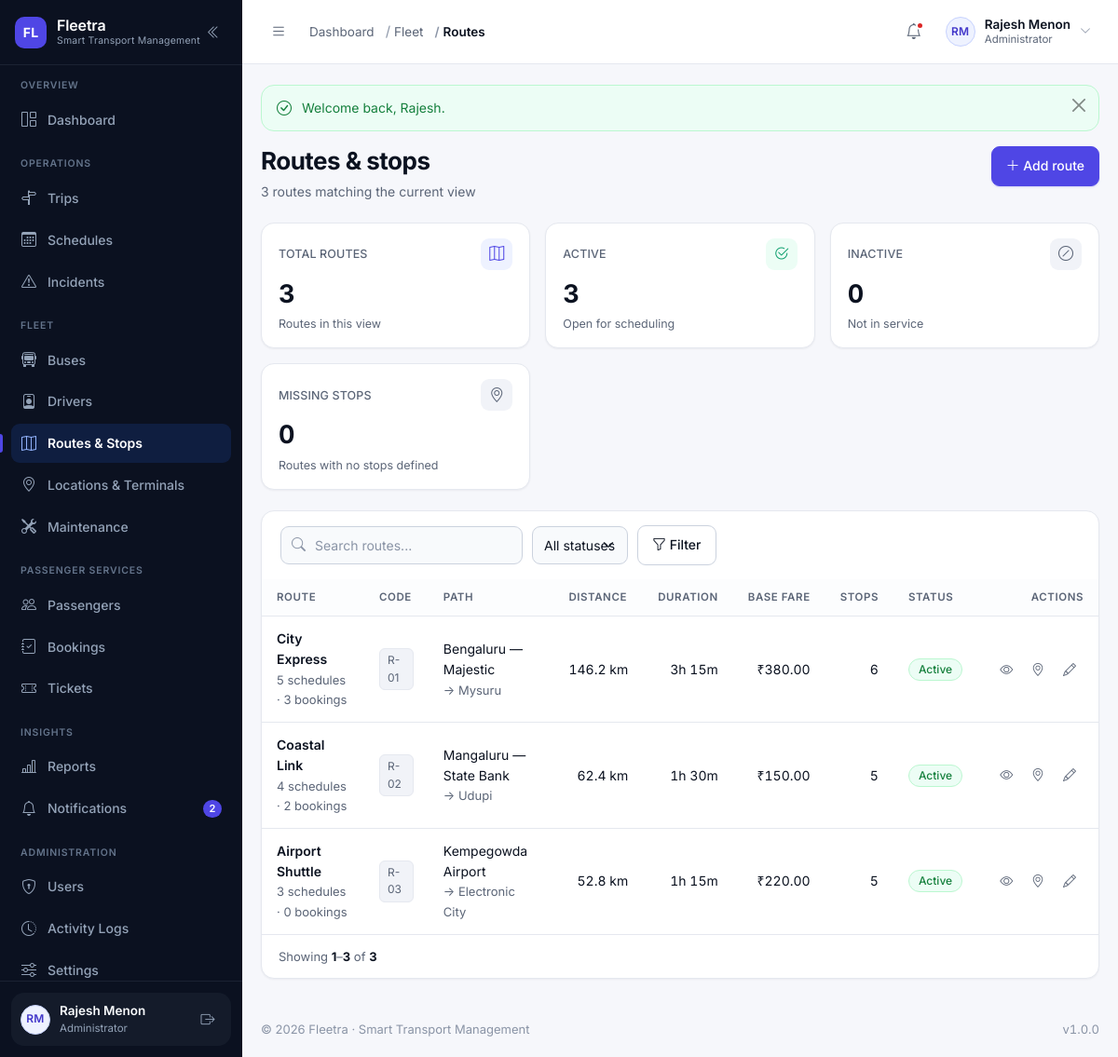
/modules/routes/index.php (signed in), run on the app's committed database.
### tables this page shows
CREATE TABLE users (
    id            INT UNSIGNED NOT NULL AUTO_INCREMENT,
    name          VARCHAR(120)  NOT NULL,
    email         VARCHAR(160)  NOT NULL,
    phone         VARCHAR(20)   DEFAULT NULL,
    password      VARCHAR(255)  NOT NULL COMMENT 'password_hash() output — never plain text',
    role          VARCHAR(30)   NOT NULL DEFAULT 'passenger'
                  COMMENT 'admin | manager | dispatcher | driver | passenger (VARCHAR so new roles need no migration)',
    profile_image VARCHAR(255)  DEFAULT NULL,
    status        ENUM('active','inactive','suspended','deleted') NOT NULL DEFAULT 'active',
    last_login    DATETIME      DEFAULT NULL,
    created_at    DATETIME      NOT NULL DEFAULT CURRENT_TIMESTAMP,
    updated_at    DATETIME      NOT NULL DEFAULT CURRENT_TIMESTAMP ON UPDATE CURRENT_TIMESTAMP,
    PRIMARY KEY (id),
    UNIQUE KEY uq_users_email (email),
    KEY idx_users_role (role),
    KEY idx_users_status (status)
);

CREATE TABLE routes (
    id                 INT UNSIGNED NOT NULL AUTO_INCREMENT,
    route_code         VARCHAR(20)  NOT NULL,
    route_name         VARCHAR(140) NOT NULL,
    source             VARCHAR(120) NOT NULL,
    destination        VARCHAR(120) NOT NULL,
    distance           DECIMAL(7,2) NOT NULL DEFAULT 0.00 COMMENT 'Kilometres',
    estimated_duration SMALLINT UNSIGNED NOT NULL DEFAULT 0 COMMENT 'Minutes',
    base_fare          DECIMAL(8,2) NOT NULL DEFAULT 0.00,
    status             ENUM('active','inactive') NOT NULL DEFAULT 'active',
    created_at         DATETIME     NOT NULL DEFAULT CURRENT_TIMESTAMP,
    updated_at         DATETIME     NOT NULL DEFAULT CURRENT_TIMESTAMP ON UPDATE CURRENT_TIMESTAMP,
    PRIMARY KEY (id),
    UNIQUE KEY uq_routes_code (route_code),
    KEY idx_routes_status (status),
    KEY idx_routes_source_destination (source, destination)
);

### modules/routes/index.php (the view, shortened to what the rows shown need)
<?php
require_once __DIR__ . '/../../includes/permissions.php';
require_permission('routes.view');
$canManage = can('routes.manage');
$search       = get('q');
$statusFilter = get('status');
$where  = [];
$params = [];
$whereSql = $where === [] ? '' : 'WHERE ' . implode(' AND ', $where);
$total = (int) db_value("SELECT COUNT(*) FROM routes r $whereSql", $params, 0);
$page  = paginate($total, 15);
$routes = db_all(
    "SELECT r.*,
            (SELECT COUNT(*) FROM stops s WHERE s.route_id = r.id) AS stop_count,
            (SELECT COUNT(*) FROM schedules sc WHERE sc.route_id = r.id) AS schedule_count,
            (SELECT COUNT(*) FROM bookings b
               JOIN schedules sc2 ON sc2.id = b.schedule_id
              WHERE sc2.route_id = r.id
                AND b.booking_status IN ('confirmed', 'completed')) AS booking_count
       FROM routes r
       $whereSql
      ORDER BY r.route_code
      LIMIT {$page['per_page']} OFFSET {$page['offset']}",
    $params
);
$hasFilters = $search !== '' || is_valid_option(route_status_options(), $statusFilter);
$addButton = $canManage
    ? '<a class="btn btn-primary" href="' . e(url('modules/routes/create.php')) . '">
           <i class="bi bi-plus-lg" aria-hidden="true"></i> Add route
       </a>'
    : '';
require __DIR__ . '/../../includes/header.php';
?>
<?= render_page_header(
    'Routes & stops',
    $total . ' route' . ($total === 1 ? '' : 's') . ' matching the current view',
    $addButton
) ?>
<div class="card-fl">
    <?php if ($routes === []): ?>
        <?= empty_state(
            $hasFilters ? 'No routes match these filters' : 'No routes created yet',
            $hasFilters
                ? 'Try a different search term, or clear the filters to see every route.'
                : 'Create your first route to start building schedules and taking bookings.',
            'bi-map',
            $canManage ? $addButton : ''
        ) ?>
    <?php else: ?>
        <div class="table-wrap">
            <table class="table-fl">
                <thead>
                    <tr>
                        <th>Route</th>
                        <th>Code</th>
                        <th>Path</th>
                        <th>Distance</th>
                        <th>Duration</th>
                        <th>Base fare</th>
                        <th>Stops</th>
                        <th>Status</th>
                        <th class="cell-actions">Actions</th>
                    </tr>
                </thead>
                <tbody>
                    <?php foreach ($routes as $route): ?>
                        <tr>
                            <td>
                                <span class="cell-strong"><?= e($route['route_name']) ?></span><br>
                                <span class="cell-muted"><?= (int) $route['schedule_count'] ?> schedules · <?= (int) $route['booking_count'] ?> bookings</span>
                            </td>
                            <td><span class="chip"><?= e($route['route_code']) ?></span></td>
                            <td>
                                <?= e($route['source']) ?><br>
                                <span class="cell-muted">&rarr; <?= e($route['destination']) ?></span>
                            </td>
                            <td class="cell-num"><?= e(number_format((float) $route['distance'], 1)) ?> km</td>
                            <td class="cell-num"><?= e(format_duration((int) $route['estimated_duration'])) ?></td>
                            <td class="cell-num"><?= e(money($route['base_fare'])) ?></td>
                            <td class="cell-num">
                                <?= (int) $route['stop_count'] ?>
                            </td>
                            <td><?= status_badge($route['status']) ?></td>
                            <td class="cell-actions">
                                <a class="row-action" href="<?= e(url('modules/routes/view.php?id=' . (int) $route['id'])) ?>"
                                   title="View route" aria-label="View <?= e($route['route_code']) ?>">
                                    <i class="bi bi-eye" aria-hidden="true"></i>
                                </a>
                                <?php if ($canManage): ?>
                                    <a class="row-action" href="<?= e(url('modules/routes/stops.php?route_id=' . (int) $route['id'])) ?>"
                                       title="Manage stops" aria-label="Manage stops for <?= e($route['route_code']) ?>">
                                        <i class="bi bi-geo-alt" aria-hidden="true"></i>
                                    </a>
                                    <a class="row-action" href="<?= e(url('modules/routes/edit.php?id=' . (int) $route['id'])) ?>"
                                       title="Edit route" aria-label="Edit <?= e($route['route_code']) ?>">
                                        <i class="bi bi-pencil" aria-hidden="true"></i>
                                    </a>
                                <?php endif; ?>
                            </td>
                        </tr>
                    <?php endforeach; ?>
                </tbody>
            </table>
        </div>
        <?= render_pagination($page) ?>
    <?php endif; ?>
</div>
<?php require __DIR__ . '/../../includes/footer.php'; ?>

### includes/sidebar.php (shortened to what the rows shown need)
<?php
$navUser        = current_user();
?>
<aside class="sidebar" id="appSidebar" aria-label="Main navigation">
    <div class="sidebar__footer">
        <div class="sidebar-user">
            <a class="sidebar-user__link" href="<?= e(url('profile.php')) ?>" title="Open my profile">
                <?= avatar_markup($navUser, 'sm') ?>
                <span class="sidebar-user__text">
                    <span class="sidebar-user__name"><?= e($navUser['name'] ?? 'Guest') ?></span>
                    <span class="sidebar-user__role"><?= e(role_label(current_role())) ?></span>
                </span>
            </a>
        </div>
    </div>
</aside>

### includes/functions.php (shortened to what the rows shown need)
<?php
require_once __DIR__ . '/../config/database.php';
function url(string $path = ''): string
{
    return BASE_URL . ltrim($path, '/');
}
function e(mixed $value): string
{
    return htmlspecialchars((string) ($value ?? ''), ENT_QUOTES | ENT_SUBSTITUTE, 'UTF-8');
}
function get_int(string $key, int $default = 0, int $min = 0): int
{
    $value = filter_var($_GET[$key] ?? null, FILTER_VALIDATE_INT);
    return $value === false ? $default : max($min, (int) $value);
}
function paginate(int $total, int $perPage = 15, ?int $currentPage = null): array
{
    $perPage     = max(1, $perPage);
    $pages       = max(1, (int) ceil($total / $perPage));
    $currentPage = $currentPage ?? get_int('page', 1, 1);
    $currentPage = min(max(1, $currentPage), $pages);
    $offset      = ($currentPage - 1) * $perPage;
    return [
        'page'     => $currentPage,
        'per_page' => $perPage,
        'total'    => $total,
        'pages'    => $pages,
        'offset'   => $offset,
        'from'     => $total === 0 ? 0 : $offset + 1,
        'to'       => min($offset + $perPage, $total),
    ];
}
function render_pagination(array $meta, int $window = 2): string
{
    $html = '<div class="table-foot">';
    $html .= '<span class="table-foot__info">Showing <strong>' . $meta['from'] . '</strong>–<strong>'
        . $meta['to'] . '</strong> of <strong>' . $meta['total'] . '</strong></span>';
    $html .= '</div>';
    return $html;
}
function money(mixed $amount, bool $withSymbol = true): string
{
    $formatted = number_format((float) $amount, 2);
    return $withSymbol ? APP_CURRENCY . $formatted : $formatted;
}
function format_duration(int|float|null $minutes): string
{
    $minutes = (int) round((float) $minutes);
    $hours = intdiv($minutes, 60);
    $mins  = $minutes % 60;
    return trim(($hours > 0 ? $hours . 'h ' : '') . ($mins > 0 ? $mins . 'm' : '')) ?: '0m';
}
function initials(?string $name): string
{
    $name  = trim((string) $name);
    $parts    = preg_split('/\s+/', $name) ?: [];
    $initials = '';
    foreach ($parts as $part) {
        $initials .= strtoupper(substr($part, 0, 1));
        if (strlen($initials) === 2) {
            break;
        }
    }
    return $initials !== '' ? $initials : 'FL';
}
function labelize(?string $value): string
{
    return ucwords(str_replace(['_', '-'], ' ', (string) $value));
}
function status_variant(?string $status): string
{
    $key = strtolower(str_replace([' ', '-'], '_', (string) $status));
    $map = [
        'active'        => 'success',
        'available'     => 'success',
        'enabled'       => 'success',
        'inactive'      => 'muted',
        'disabled'      => 'muted',
        'retired'       => 'muted',
        'maintenance'   => 'warning',
        'in_service'    => 'warning',
        'scheduled'     => 'info',
        'upcoming'      => 'info',
        'due'           => 'warning',
        'overdue'       => 'danger',
        'in_progress'   => 'info',
        'routine'       => 'muted',
        'repair'        => 'warning',
        'boarding'      => 'info',
        'running'       => 'primary',
        'on_time'       => 'success',
        'delayed'       => 'warning',
        'completed'     => 'success',
        'cancelled'     => 'danger',
        'canceled'      => 'danger',
        'missed'        => 'danger',
        'diverted'      => 'warning',
        'valid'         => 'success',
        'trip'          => 'info',
        'delay'         => 'warning',
        'booking'       => 'primary',
        'emergency'     => 'danger',
        'system'        => 'muted',
        'confirmed'     => 'success',
        'pending'       => 'warning',
        'paid'          => 'success',
        'unpaid'        => 'warning',
        'partial'       => 'warning',
        'failed'        => 'danger',
        'refunded'      => 'muted',
        'expired'       => 'danger',
        'used'          => 'muted',
        'checked_in'    => 'info',
        'no_show'       => 'muted',
        'on_leave'      => 'warning',
        'suspended'     => 'danger',
        'terminated'    => 'danger',
        'resigned'      => 'muted',
        'low'           => 'info',
        'medium'        => 'warning',
        'high'          => 'danger',
        'critical'      => 'danger',
        'open'          => 'warning',
        'investigating' => 'warning',
        'resolved'      => 'success',
        'closed'        => 'muted',
    ];
    return $map[$key] ?? 'muted';
}
function status_badge(?string $status, ?string $label = null): string
{
    $status = (string) $status;
    return '<span class="badge-status badge-' . e(status_variant($status)) . '">'
        . e($label ?? labelize($status)) . '</span>';
}
function upload_url(?string $filename, string $folder): ?string
{
    if (empty($filename)) {
        return null;
    }
    return url('uploads/' . trim($folder, '/') . '/' . $filename);
}
function avatar_markup(?array $user, string $size = 'sm'): string
{
    $name = (string) ($user['name'] ?? '');
    $url  = upload_url($user['profile_image'] ?? null, 'profiles');
    return '<span class="avatar avatar--' . e($size) . '" aria-hidden="true">'
        . e(initials($name)) . '</span>';
}
function render_page_header(string $title, string $subtitle = '', string $actionsHtml = ''): string
{
    $html = '<div class="page-head"><div class="page-head__text">';
    $html .= '<h1 class="page-title">' . e($title) . '</h1>';
    if ($subtitle !== '') {
        $html .= '<p class="page-subtitle">' . e($subtitle) . '</p>';
    }
    $html .= '</div>';
    if ($actionsHtml !== '') {
        $html .= '<div class="page-head__actions">' . $actionsHtml . '</div>';
    }
    return $html . '</div>';
}

### includes/topbar.php (shortened to what the rows shown need)
<?php
$topbarUser     = current_user();
?>
<header class="topbar">
    <div class="topbar__right">
        <div class="dropdown">
            <button class="user-menu" type="button" data-bs-toggle="dropdown"
                    aria-expanded="false" aria-haspopup="true">
                <?= avatar_markup($topbarUser, 'sm') ?>
                <span class="user-menu__text">
                    <span class="user-menu__name"><?= e($topbarUser['name'] ?? 'Guest') ?></span>
                    <span class="user-menu__role"><?= e(role_label(current_role())) ?></span>
                </span>
                <i class="bi bi-chevron-down user-menu__caret" aria-hidden="true"></i>
            </button>
        </div>
    </div>
</header>

### data on the page
users: name "RM RM", name "Rajesh Menon", role "Administrator"
routes: route_name "City Express", schedule_count "5", booking_count "3", route_code "R-01", source "Bengaluru — Majestic", destination "Mysuru", distance "146.2", estimated_duration "3h 15m", base_fare "₹380.00", stop_count "6", status "Active", id "1"
routes: route_name "Coastal Link", schedule_count "4", booking_count "2", route_code "R-02", source "Mangaluru — State Bank", destination "Udupi", distance "62.4", estimated_duration "1h 30m", base_fare "₹150.00", stop_count "5", status "Active"
routes: route_name "Airport Shuttle", schedule_count "3", booking_count "0", route_code "R-03", source "Kempegowda Airport", destination "Electronic City", distance "52.8", estimated_duration "1h 15m", base_fare "₹220.00", stop_count "5", status "Active"

### other printed values
FLEETRA_NAME "Fleetra"
FLEETRA_TAGLINE "Smart Transport Management"
$group['section'] "OVERVIEW"
$label "Dashboard"
$group['section'] "OPERATIONS"
$label "Trips"
$label "Schedules"
$label "Incidents"
$group['section'] "FLEET"
$label "Buses"
$label "Drivers"
$label "Routes & Stops"
$label "Locations & Terminals"
$label "Maintenance"
$group['section'] "PASSENGER SERVICES"
